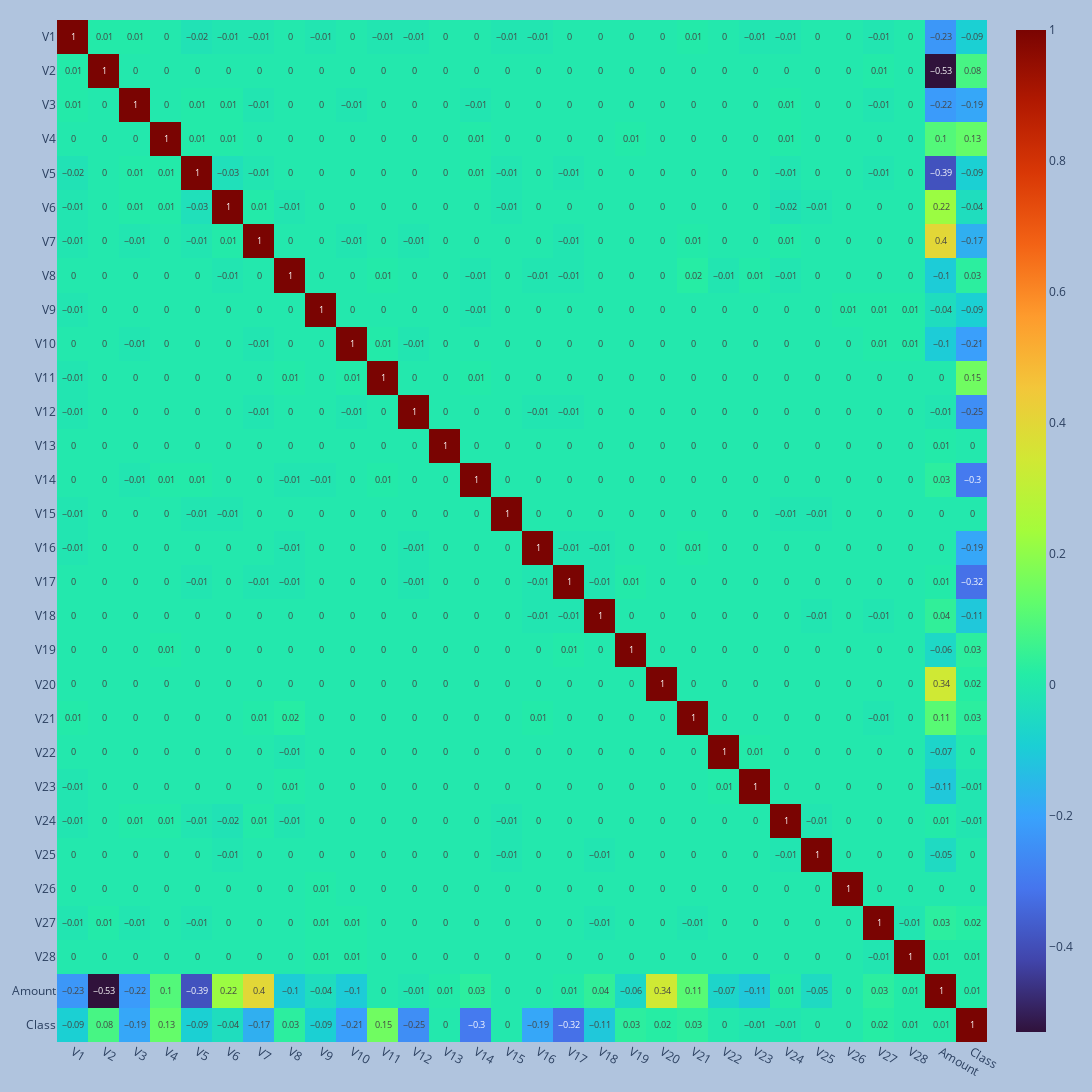

Write notebook code for a chart like this one.
### Markdown cell above
Plots made by using Altair and Plotly are not visible in github page . To view plots go to plots folder.

### Code cell
# Plotting the Correlation Matrix
corr_mat = data.corr().round(2)
fig = px.imshow(corr_mat , text_auto= True , aspect= "auto" , width= 1100 , height= 1200 , color_continuous_scale= "turbo")
fig.update_layout(margin=dict(l=20, r=20, t=20, b=20),paper_bgcolor="LightSteelBlue")
fig.show()

### Figure 1 — Plotly figure (JSON) as saved in the notebook; plotly's stock layout.template omitted (floating-point values rounded to 4 significant figures; data arrays with more than 128 entries replaced by an {"elided": "..."} marker saying what was removed)
{"data": [{"coloraxis": "coloraxis", "hovertemplate": "x: %{x}<br>y: %{y}<br>color: %{z}<extra></extra>", "name": "0", "texttemplate": "%{z}", "type": "heatmap", "x": ["V1", "V2", "V3", "V4", "V5", "V6", "V7", "V8", "V9", "V10", "V11", "V12", "V13", "V14", "V15", "V16", "V17", "V18", "V19", "V20", "V21", "V22", "V23", "V24", "V25", "V26", "V27", "V28", "Amount", "Class"], "xaxis": "x", "y": ["V1", "V2", "V3", "V4", "V5", "V6", "V7", "V8", "V9", "V10", "V11", "V12", "V13", "V14", "V15", "V16", "V17", "V18", "V19", "V20", "V21", "V22", "V23", "V24", "V25", "V26", "V27", "V28", "Amount", "Class"], "yaxis": "y", "z": {"elided": "30x30 float values"}}], "layout": {"coloraxis": {"colorscale": [[0, "#30123b"], [0.07143, "#4145ab"], [0.1429, "#4675ed"], [0.2143, "#39a2fc"], [0.2857, "#1bcfd4"], [0.3571, "#24eca6"], [0.4286, "#61fc6c"], [0.5, "#a4fc3b"], [0.5714, "#d1e834"], [0.6429, "#f3c63a"], [0.7143, "#fe9b2d"], [0.7857, "#f36315"], [0.8571, "#d93806"], [0.9286, "#b11901"], [1, "#7a0402"]]}, "height": 1200, "margin": {"b": 20, "l": 20, "r": 20, "t": 20}, "paper_bgcolor": "LightSteelBlue", "width": 1100, "xaxis": {"anchor": "y", "domain": [0, 1]}, "yaxis": {"anchor": "x", "autorange": "reversed", "domain": [0, 1]}}}
